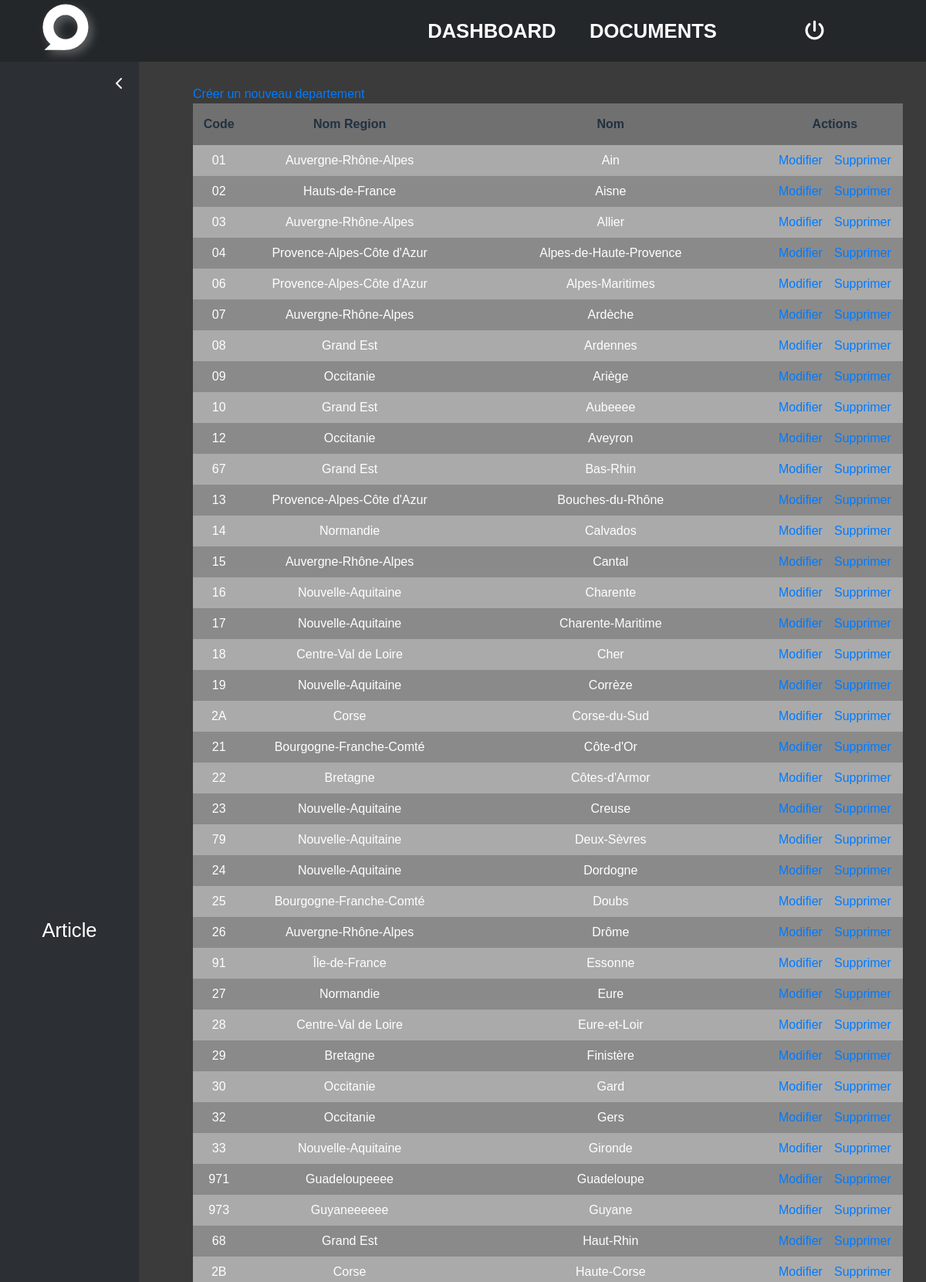
The page /tables/departement/index.php (signed in, upper part) on the database its author committed.
### tables this page shows
CREATE TABLE `departments` (
  `d_id` int(10) UNSIGNED NOT NULL,
  `d_region_code` varchar(3) NOT NULL,
  `d_code` varchar(3) NOT NULL,
  `d_name` varchar(255) NOT NULL,
  `d_slug` varchar(255) NOT NULL,
  `is_visible` int(1) NOT NULL DEFAULT 1
);

CREATE TABLE `regions` (
  `id` int(10) UNSIGNED NOT NULL,
  `code` varchar(3) NOT NULL,
  `name` varchar(255) NOT NULL,
  `slug` varchar(255) NOT NULL,
  `is_visible` int(1) NOT NULL DEFAULT 1
);

### lib/includes/defines.inc.php (called while the page is built, shortened)
<?php
$oDepartement = new Departement();
$isProd = false;
if(!$isProd){
    $path = "/";
}else{
    $server = "db5005005670.hosting-data.io";
    $username = "dbu361051";
    $password = "Hippo14campes440!";
    $dbname = "dbs4185065";
    $path = "https://arthurlecompte.com/";
}
?>

### lib/includes/db/classes/departement.class.inc.php (called while the page is built, shortened)
<?php
class Departement{
    public function db_get_all(){
        global $conn;
        $request = "SELECT * FROM ".DB_TABLE_DEPARTEMENT."
        INNER JOIN ".DB_TABLE_REGION." ON ".DB_TABLE_DEPARTEMENT.".d_region_code = ".DB_TABLE_REGION.".code
        WHERE ".DB_TABLE_DEPARTEMENT.".is_visible = 1 ORDER BY d_name ";
        try{
            $sql = $conn->query($request);
            return $sql->fetchAll(PDO::FETCH_ASSOC);
        }catch(PDOException $e){
            return $this->errmessage.$e->getMessage();
        }
    }
}
?>

### tables/departement/index.php (the view, shortened to what this page needs)
<?php
    require '../../lib/includes/defines.inc.php';
    require '../../lib/includes/navbar.php';
    require '../../lib/includes/sidenav.php';
    require '../../lib/includes/doctype.php';
    echo doctype("Article", $path);
    echo navbar($path);
    echo sidenav($path);
?>
<body>
    <?php
        $data = $oDepartement->db_get_all();
    ?>
    <div class="main-container sidenav-open">
        <a href="index.php?nav=create">Créer un nouveau departement</a>
        <div class="table-container">
            <table id="table">
                <thead>
                    <th>Code</th>
                    <th>Nom Region</th>
                    <th>Nom</th>
                    <th>Actions</th>
                </thead>
                <tbody>
                    <?php
                        foreach ($data as $key) {
                            $id = $key["id"];
                            echo "<tr>
                            <td><center>".$key["d_code"]."</center></td>
                            <td><center>".$key["name"]."</center></td>
                            <td><center>".$key["d_name"]."</center></td>
                            <td style='display:flex; justify-content: space-evenly;'>
                                <a href='index.php?nav=update&id=$id'>Modifier</a>
                                <a href='index.php?nav=delete&id=$id'>Supprimer</a>
                            </td>
                            </tr>";
                        }
                    ?>
                </tbody>
            </table>
        </div>
    </div>
</body>
</html>

### assets/css/main.css (style rules this page uses)
:root { --blue: #7289da; --white: #fff; --grey: #99aab5; --light-dark: #2c2f33; --dark: #23272a; }
* { margin: 0; padding: 0; box-sizing: border-box; font-family: 'Poppins', sans-serif; }

### assets/css/navbar.css (style rules this page uses)
.main-container { margin-top: 10vh; padding: 30px; }

### assets/css/sidenav.css (style rules this page uses)
.main-container { transition: all 300ms ease-in-out; padding-left: 70px; }
.main-container.sidenav-open { margin-left: 15%; }

### rows shown on the page
departments: d_code "01", regions.name "Auvergne-Rhône-Alpes", d_name "Ain"
departments: d_code "02", regions.name "Hauts-de-France", d_name "Aisne"
departments: d_code "03", regions.name "Auvergne-Rhône-Alpes", d_name "Allier"
departments: d_code "04", regions.name "Provence-Alpes-Côte d'Azur", d_name "Alpes-de-Haute-Provence"
departments: d_code "06", regions.name "Provence-Alpes-Côte d'Azur", d_name "Alpes-Maritimes"
departments: d_code "07", regions.name "Auvergne-Rhône-Alpes", d_name "Ardèche"
departments: d_code "08", regions.name "Grand Est", d_name "Ardennes"
departments: d_code "09", regions.name "Occitanie", d_name "Ariège"
departments: d_code "10", regions.name "Grand Est", d_name "Aubeeee"
departments: d_code "12", regions.name "Occitanie", d_name "Aveyron"
departments: d_code "67", regions.name "Grand Est", d_name "Bas-Rhin"
departments: d_code "13", regions.name "Provence-Alpes-Côte d'Azur", d_name "Bouches-du-Rhône"
departments: d_code "14", regions.name "Normandie", d_name "Calvados"
departments: d_code "15", regions.name "Auvergne-Rhône-Alpes", d_name "Cantal"
departments: d_code "16", regions.name "Nouvelle-Aquitaine", d_name "Charente"
departments: d_code "17", regions.name "Nouvelle-Aquitaine", d_name "Charente-Maritime"
departments: d_code "18", regions.name "Centre-Val de Loire", d_name "Cher"
departments: d_code "19", regions.name "Nouvelle-Aquitaine", d_name "Corrèze"
departments: d_code "2A", regions.name "Corse", d_name "Corse-du-Sud"
departments: d_code "21", regions.name "Bourgogne-Franche-Comté", d_name "Côte-d'Or"
departments: d_code "22", regions.name "Bretagne", d_name "Côtes-d'Armor"
departments: d_code "23", regions.name "Nouvelle-Aquitaine", d_name "Creuse"
departments: d_code "79", regions.name "Nouvelle-Aquitaine", d_name "Deux-Sèvres"
departments: d_code "24", regions.name "Nouvelle-Aquitaine", d_name "Dordogne"
departments: d_code "25", regions.name "Bourgogne-Franche-Comté", d_name "Doubs"
departments: d_code "26", regions.name "Auvergne-Rhône-Alpes", d_name "Drôme"
departments: d_code "91", regions.name "Île-de-France", d_name "Essonne"
departments: d_code "27", regions.name "Normandie", d_name "Eure"
departments: d_code "28", regions.name "Centre-Val de Loire", d_name "Eure-et-Loir"
departments: d_code "29", regions.name "Bretagne", d_name "Finistère"
departments: d_code "30", regions.name "Occitanie", d_name "Gard"
departments: d_code "32", regions.name "Occitanie", d_name "Gers"
departments: d_code "33", regions.name "Nouvelle-Aquitaine", d_name "Gironde"
departments: d_code "971", regions.name "Guadeloupeeee", d_name "Guadeloupe"
departments: d_code "973", regions.name "Guyaneeeeee", d_name "Guyane"
departments: d_code "68", regions.name "Grand Est", d_name "Haut-Rhin"
departments: d_code "2B", regions.name "Corse", d_name "Haute-Corse"
